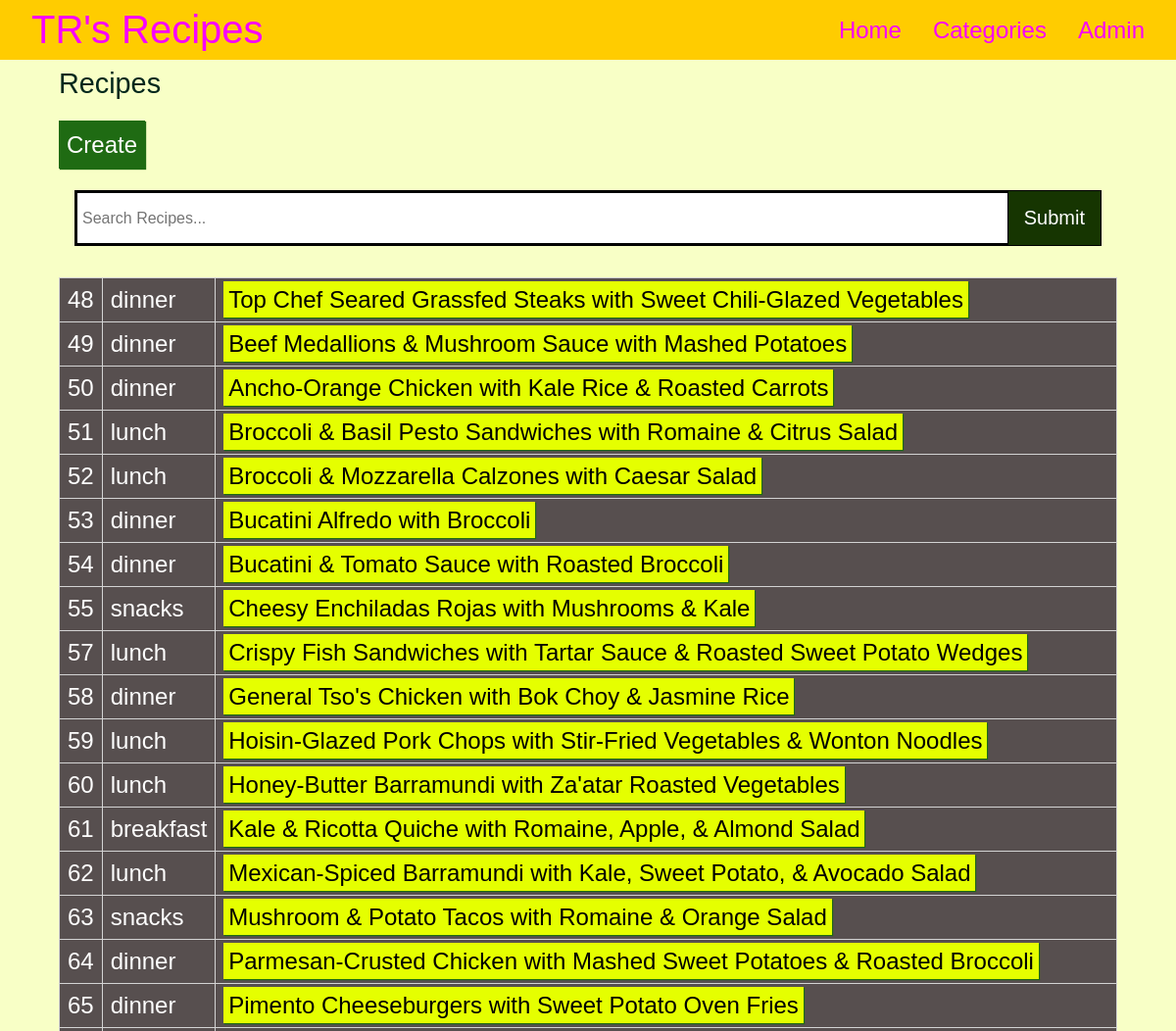
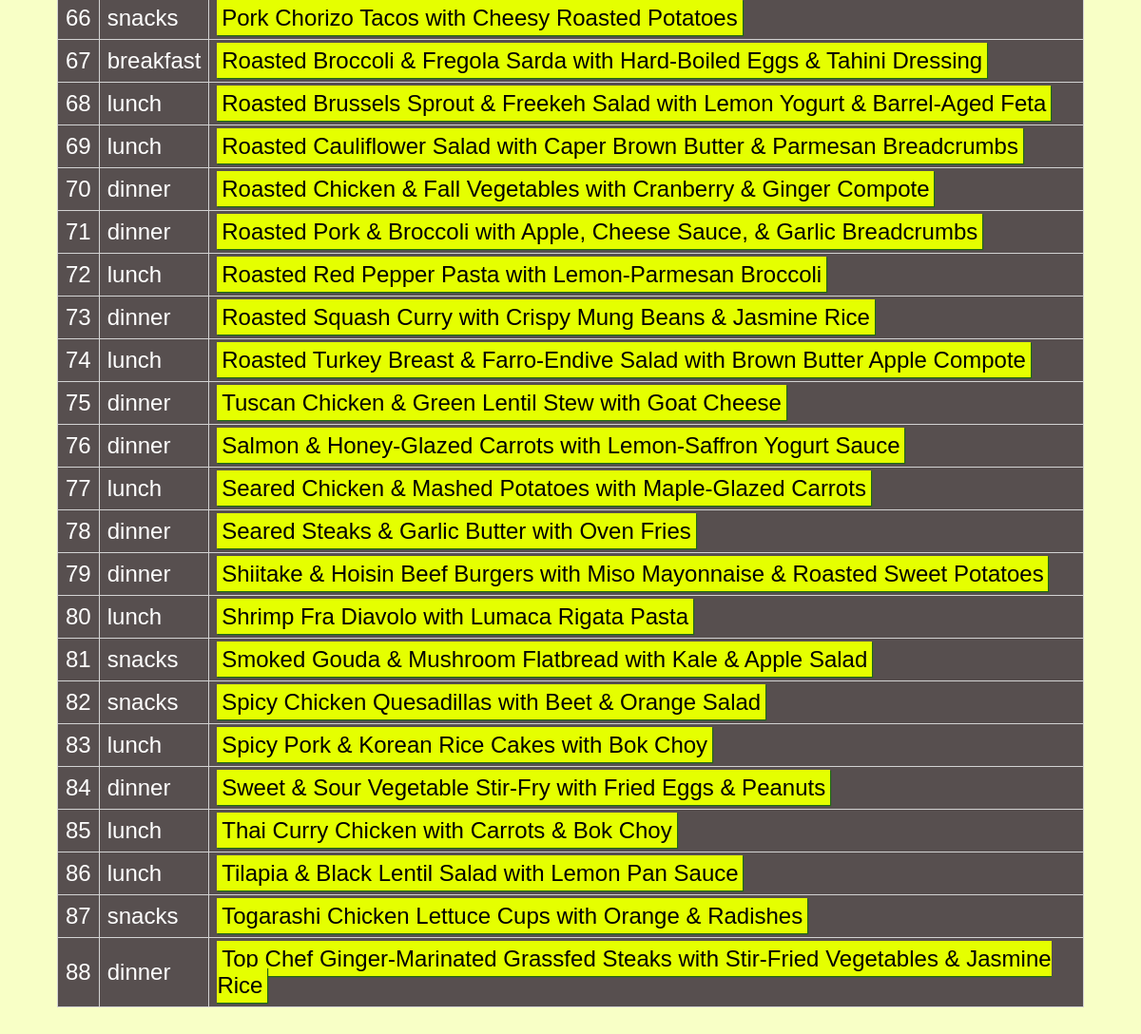
The app's page /final/admin/recipes/index.php with its own data (2 pictures, top to bottom).
### tables this page shows
CREATE TABLE `recipes` (
  `id` int(11) NOT NULL,
  `file_id` int(11) NOT NULL,
  `recipe_name` varchar(250) NOT NULL,
  `category` varchar(250) NOT NULL,
  `intro` longtext NOT NULL,
  `ingredients` longtext NOT NULL,
  `description` longtext NOT NULL,
  `filename` varchar(250) NOT NULL
);

### final/includes/recipe_functions.php (called while the page is built, shortened)
<?php
    function get_recipes()
    {
        global $db_connection;
        $query = 'SELECT * ';
        $query .= 'FROM recipes';
        $result = mysqli_query($db_connection, $query);
        if ($result && $result->num_rows > 0) {
            $recipes = $result;
        } else {
            $recipes = null;
        }
        return $recipes;
    }

### final/components/list-recipes-admin.php (the view, shortened to what this page needs)
<table>
    <tbody>
        <?php
          while ($row = mysqli_fetch_assoc($recipes)) {
              echo '<tr>';
              echo '<td>' . $row['id'] . '</td>';
              echo '<td>' . $row['category'] . '</td>';
              echo '<td><a class="link" href="view.php?id=' . $row['id'] . '">' . $row['recipe_name'] . '</a></td>';
          }
        ?>
    </tbody>
  </table>

### records on screen
recipes: id "48", category "dinner", recipe_name "Top Chef Seared Grassfed Steaks with Sweet Chili-Glazed Vegetables"
recipes: id "49", category "dinner", recipe_name "Beef Medallions & Mushroom Sauce with Mashed Potatoes"
recipes: id "50", category "dinner", recipe_name "Ancho-Orange Chicken with Kale Rice & Roasted Carrots"
recipes: id "51", category "lunch", recipe_name "Broccoli & Basil Pesto Sandwiches with Romaine & Citrus Salad"
recipes: id "52", category "lunch", recipe_name "Broccoli & Mozzarella Calzones with Caesar Salad"
recipes: id "53", category "dinner", recipe_name "Bucatini Alfredo with Broccoli"
recipes: id "54", category "dinner", recipe_name "Bucatini & Tomato Sauce with Roasted Broccoli"
recipes: id "55", category "snacks", recipe_name "Cheesy Enchiladas Rojas with Mushrooms & Kale"
recipes: id "57", category "lunch", recipe_name "Crispy Fish Sandwiches with Tartar Sauce & Roasted Sweet Potato Wedges"
recipes: id "58", category "dinner", recipe_name "General Tso's Chicken with Bok Choy & Jasmine Rice"
recipes: id "59", category "lunch", recipe_name "Hoisin-Glazed Pork Chops with Stir-Fried Vegetables & Wonton Noodles"
recipes: id "60", category "lunch", recipe_name "Honey-Butter Barramundi with Za'atar Roasted Vegetables"
recipes: id "61", category "breakfast", recipe_name "Kale & Ricotta Quiche with Romaine, Apple, & Almond Salad"
recipes: id "62", category "lunch", recipe_name "Mexican-Spiced Barramundi with Kale, Sweet Potato, & Avocado Salad"
recipes: id "63", category "snacks", recipe_name "Mushroom & Potato Tacos with Romaine & Orange Salad"
recipes: id "64", category "dinner", recipe_name "Parmesan-Crusted Chicken with Mashed Sweet Potatoes & Roasted Broccoli"
recipes: id "65", category "dinner", recipe_name "Pimento Cheeseburgers with Sweet Potato Oven Fries"
recipes: id "66", category "snacks", recipe_name "Pork Chorizo Tacos with Cheesy Roasted Potatoes"
recipes: id "67", category "breakfast", recipe_name "Roasted Broccoli & Fregola Sarda with Hard-Boiled Eggs & Tahini Dressing"
recipes: id "68", category "lunch", recipe_name "Roasted Brussels Sprout & Freekeh Salad with Lemon Yogurt & Barrel-Aged Feta"
recipes: id "69", category "lunch", recipe_name "Roasted Cauliflower Salad with Caper Brown Butter & Parmesan Breadcrumbs"
recipes: id "70", category "dinner", recipe_name "Roasted Chicken & Fall Vegetables with Cranberry & Ginger Compote"
recipes: id "71", category "dinner", recipe_name "Roasted Pork & Broccoli with Apple, Cheese Sauce, & Garlic Breadcrumbs"
recipes: id "72", category "lunch", recipe_name "Roasted Red Pepper Pasta with Lemon-Parmesan Broccoli"
recipes: id "73", category "dinner", recipe_name "Roasted Squash Curry with Crispy Mung Beans & Jasmine Rice"
recipes: id "74", category "lunch", recipe_name "Roasted Turkey Breast & Farro-Endive Salad with Brown Butter Apple Compote"
recipes: id "75", category "dinner", recipe_name "Tuscan Chicken & Green Lentil Stew with Goat Cheese"
recipes: id "76", category "dinner", recipe_name "Salmon & Honey-Glazed Carrots with Lemon-Saffron Yogurt Sauce"
recipes: id "77", category "lunch", recipe_name "Seared Chicken & Mashed Potatoes with Maple-Glazed Carrots"
recipes: id "78", category "dinner", recipe_name "Seared Steaks & Garlic Butter with Oven Fries"
recipes: id "79", category "dinner", recipe_name "Shiitake & Hoisin Beef Burgers with Miso Mayonnaise & Roasted Sweet Potatoes"
recipes: id "80", category "lunch", recipe_name "Shrimp Fra Diavolo with Lumaca Rigata Pasta"
recipes: id "81", category "snacks", recipe_name "Smoked Gouda & Mushroom Flatbread with Kale & Apple Salad"
recipes: id "82", category "snacks", recipe_name "Spicy Chicken Quesadillas with Beet & Orange Salad"
recipes: id "83", category "lunch", recipe_name "Spicy Pork & Korean Rice Cakes with Bok Choy"
recipes: id "84", category "dinner", recipe_name "Sweet & Sour Vegetable Stir-Fry with Fried Eggs & Peanuts"
recipes: id "85", category "lunch", recipe_name "Thai Curry Chicken with Carrots & Bok Choy"
recipes: id "86", category "lunch", recipe_name "Tilapia & Black Lentil Salad with Lemon Pan Sauce"
recipes: id "87", category "snacks", recipe_name "Togarashi Chicken Lettuce Cups with Orange & Radishes"
recipes: id "88", category "dinner", recipe_name "Top Chef Ginger-Marinated Grassfed Steaks with Stir-Fried Vegetables & Jasmine Rice"
